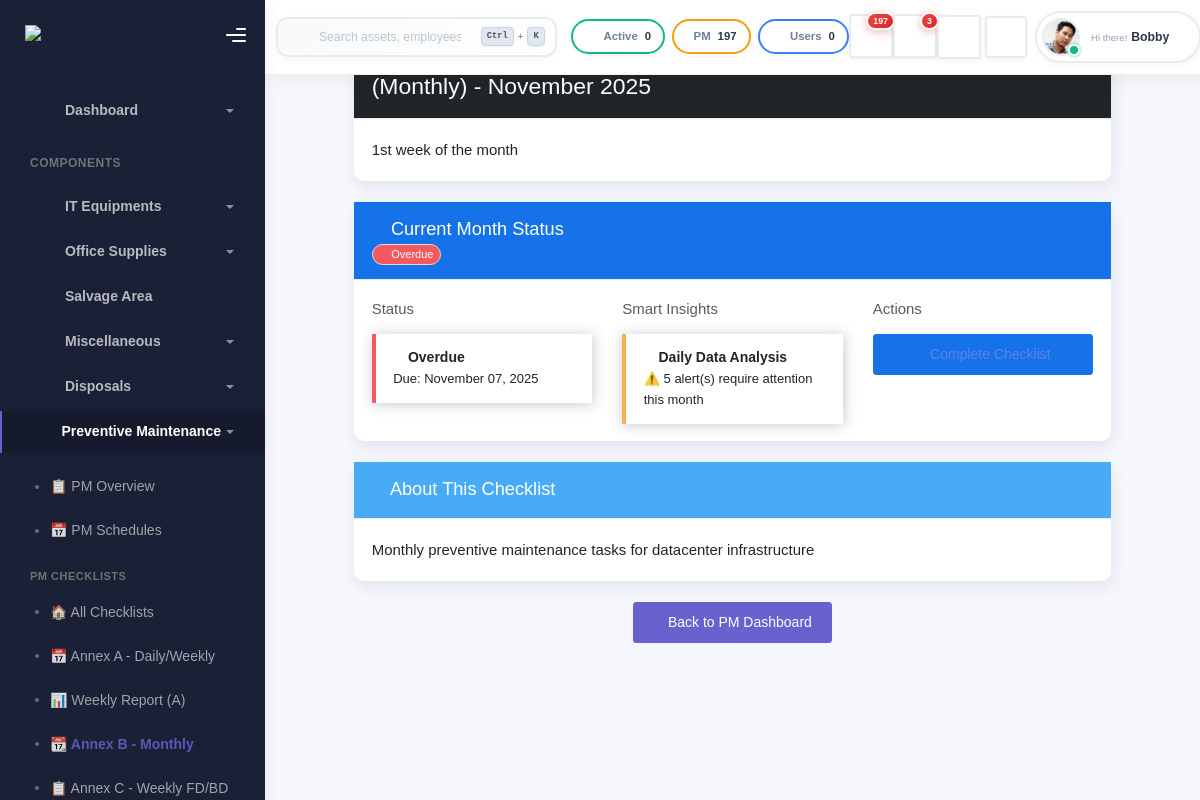
The app's page /pm/monthly/ (signed in), older data.
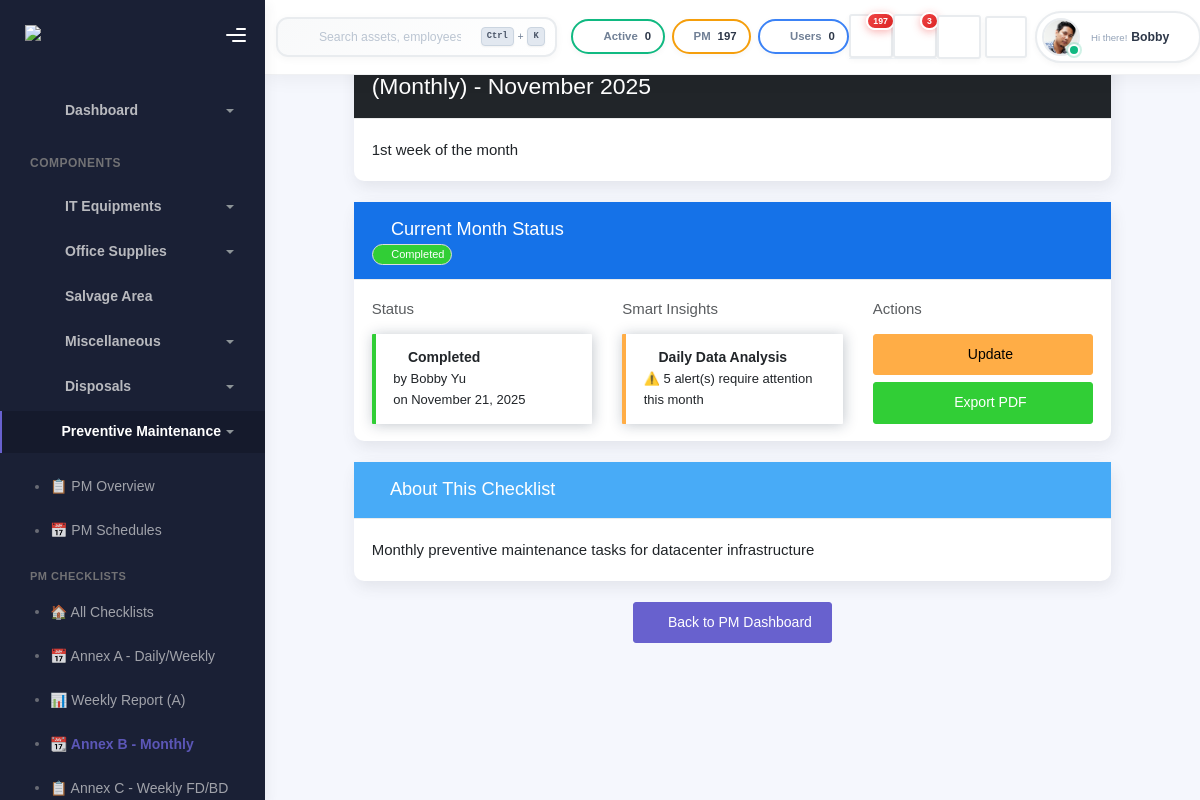
The same page, newer data.
### inventory/models.py (models this page shows, shortened)
class PMChecklistCompletion(models.Model):
    schedule = models.OneToOneField(PMChecklistSchedule, on_delete=models.CASCADE, related_name='completion')
    completed_by = models.ForeignKey(User, on_delete=models.SET_NULL, null=True, related_name='completed_checklists')
    completion_date = models.DateField(default=timezone.now)
    completion_time = models.TimeField(auto_now_add=True)
    signature_image = models.ImageField(upload_to='pm_signatures/', blank=True, null=True)
    printed_name = models.CharField(max_length=200, blank=True)
    general_notes = models.TextField(blank=True)
    created_at = models.DateTimeField(auto_now_add=True)
    updated_at = models.DateTimeField(auto_now=True)
    class Meta:
        ordering = ['-completion_date']

### inventory/pm_monthly_views.py (the view)
# urls.py: path('pm/monthly/', pm_monthly_views.monthly_pm_dashboard, name='monthly_pm_dashboard'),
@login_required
def monthly_pm_dashboard(request):
    template = get_object_or_404(PMChecklistTemplate, annex_code='B', is_active=True)
    today = timezone.now().date()
    current_year = today.year
    current_month = today.month
    first_day = datetime(current_year, current_month, 1).date()
    last_day = datetime(current_year, current_month, monthrange(current_year, current_month)[1]).date()
    due_date = datetime(current_year, current_month, min(7, monthrange(current_year, current_month)[1])).date()
    schedule, created = PMChecklistSchedule.objects.get_or_create(
        template=template,
        scheduled_date=first_day,
        defaults={
            'due_date': due_date,
            'status': 'PENDING'
        }
    )
    try:
        completion = schedule.completion
        is_completed = True
    except PMChecklistCompletion.DoesNotExist:
        completion = None
        is_completed = False
    smart_suggestions = get_monthly_smart_suggestions(current_year, current_month)
    context = {
        'template': template,
        'schedule': schedule,
        'completion': completion,
        'is_completed': is_completed,
        'current_month': today.strftime('%B %Y'),
        'first_day': first_day,
        'due_date': due_date,
        'is_overdue': schedule.is_overdue(),
        'smart_suggestions': smart_suggestions,
    }
    return render(request, 'pm/monthly_dashboard.html', context)

### inventory/models.py (called while the page is built)
    def is_overdue(self):
        if self.status not in ['COMPLETED', 'SKIPPED']:
            return timezone.now().date() > self.due_date
        return False

### templates/pm/monthly_dashboard.html (shortened to what the changed rows need)
{% extends 'base.html' %}
{% load static %}
{% block content %}
<div class="container-fluid mt-4">
    <div class="row">
        <div class="col-md-10 offset-md-1">
            <div class="card mb-4">
                <div class="card-header bg-primary text-white">
                <div>
                    {% if is_completed %}
                        <span class="badge bg-success rounded-pill">
                            <i class="fas fa-check-circle"></i> Completed
                        </span>
                    {% elif is_overdue %}
                        <span class="badge bg-danger rounded-pill">
                            <i class="fas fa-exclamation-circle"></i> Overdue
                        </span>
                    {% else %}
                        <span class="badge bg-warning rounded-pill">
                            <i class="fas fa-clock"></i> Pending
                        </span>
                    {% endif %}
                </div>
            </div>
            <div class="card-body">
                <div class="row">
                    <div class="col-md-4 mb-3 mb-md-0">
                        {% if is_completed %}
                            <div class="alert alert-success mb-0">
                                <strong><i class="fas fa-check-circle"></i> Completed</strong><br>
                                <small>by {{ completion.completed_by.get_full_name|default:completion.completed_by.username }}</small><br>
                                <small>on {{ completion.completion_date|date:"F d, Y" }}</small>
                            </div>
                        {% elif is_overdue %}
                            <div class="alert alert-danger mb-0">
                                <strong><i class="fas fa-exclamation-circle"></i> Overdue</strong><br>
                                <small>Due: {{ due_date|date:"F d, Y" }}</small>
                            </div>
                        {% else %}
                            <div class="alert alert-warning mb-0">
                                <strong><i class="fas fa-clock"></i> Pending</strong><br>
                                <small>Due: {{ due_date|date:"F d, Y" }}</small>
                            </div>
                        {% endif %}
                    </div>
                    <div class="col-md-4">
                        <div class="d-grid gap-2">
                            {% if is_completed %}
                                <a href="{% url 'complete_monthly_pm' schedule.id %}" class="btn btn-warning">
                                    <i class="fas fa-edit"></i> Update
                                </a>
                                <a href="{% url 'export_monthly_pm_pdf' completion.id %}" class="btn btn-success">
                                    <i class="fas fa-file-pdf"></i> Export PDF
                                </a>
                            {% else %}
                                <a href="{% url 'complete_monthly_pm' schedule.id %}" class="btn btn-primary">
                                    <i class="fas fa-clipboard-check"></i> Complete Checklist
                                </a>
                            {% endif %}
                        </div>
                    </div>
                </div>
            </div>
        </div>
        </div>
    </div>
</div>
{% endblock %}

Row changes from the older to the newer data that the page shows:
added PMChecklistCompletion: completed_by.get_full_name "Bobby Yu", completion_date "November 21, 2025"
Text that changed along with them:
{{ due_date|date:"F d, Y" }}: "November 07, 2025" → (not shown)
text no longer shown: "Overdue Overdue Due: Complete Checklist"
text now shown: "Completed Completed by on Update Export PDF"
